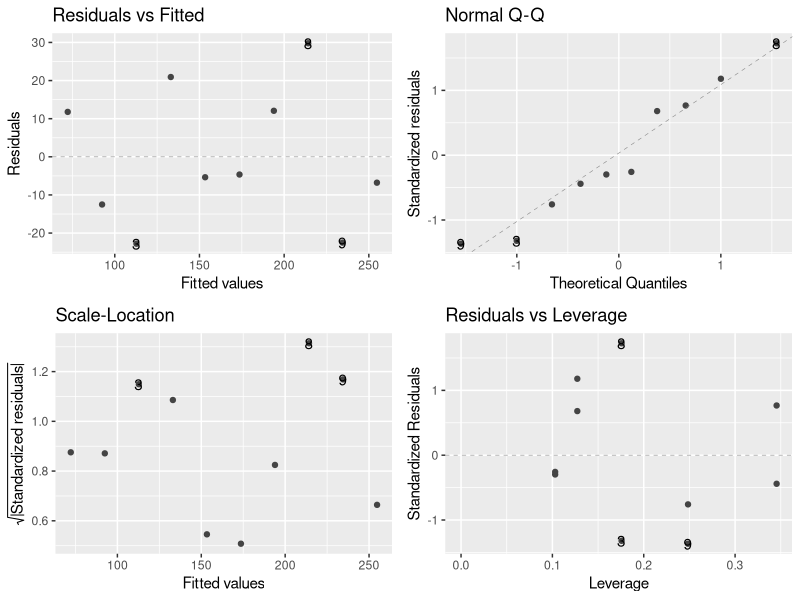
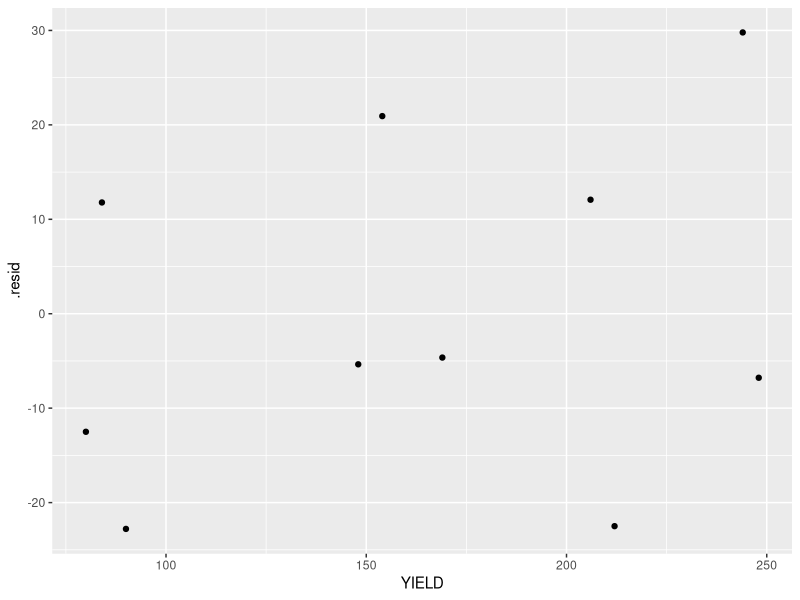

Source code (R) for these figures, in order:

# Clean up the working environment
rm(list = ls())
# Verify working directory, should be ~/Documents/Analyses/lastname_first
getwd()

# Load ggfortify for plotting
library("ggfortify")

# Load broom to convert statistical objects to tidy tibbles and plotly
# for confidence bands
# If you have not installed broom before, you will need to execute
# install.packages("broom")
library("broom")


# Load tidyverse
library("tidyverse")
# Check for updates
tidyverse_update()

#read in data
fowler <- read_csv("datasets/demos/fowler.csv")
head(fowler)


#linear regression- linear relationship of data. amount of fertilizer should influence about of yield

model01 <- lm(YIELD ~ FERTILIZER, data = fowler)

# Autoplot gives you a residual by predicted plot in the upper left panel
autoplot(model01, smooth.colour = NA)

# Option 1. Use the function augment.

fowler_plus <- augment(model01)
ggplot(data = fowler_plus)+
  geom_point(aes(x = YIELD, y= .resid))

 #blob of data, no shape, assumption is met

summary(model01)

# under "estimate is where you get Bo/b1. So for this example 
#b0 is Intercept as intercept
# B1 is slope which is FERTILIZER
